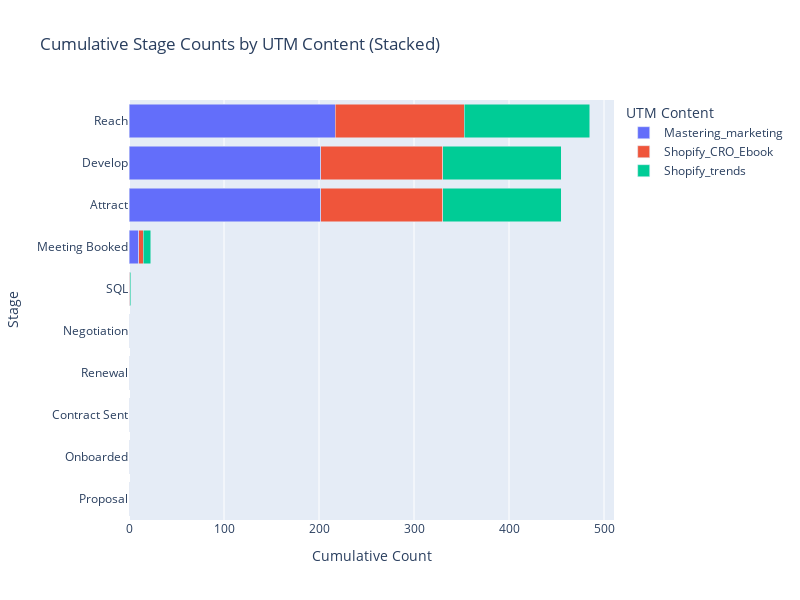

Source (notebook cell):
### Code cell
# Create a stacked horizontal bar graph using Plotly
fig = px.bar(
    cum_stages_breakdown,
    x='Cumulative Count',
    y='Stage',
    color=breakdown_column,  # Color bars based on the breakdown column
    orientation='h',         # Horizontal orientation
    barmode='stack',         # Stack bars within each stage
    labels={'Cumulative Count': 'Cumulative Count', 'Stage': 'Stage'},
    title=f'Cumulative Stage Counts by {breakdown_column} (Stacked)'
)

# Update layout for better visualization
fig.update_layout(
    yaxis={'categoryorder': 'total ascending'},  # Reverse the stage order
    xaxis_title='Cumulative Count',
    yaxis_title='Stage',
    legend_title=breakdown_column,
    width=800,
    height=600
)

# Show the plot
fig.show()

### Figure 1 — Plotly figure (JSON) as saved in the notebook; plotly's stock layout.template omitted (floating-point values rounded to 4 significant figures)
{"data": [{"alignmentgroup": "True", "hovertemplate": "UTM Content=Mastering_marketing<br>Cumulative Count=%{x}<br>Stage=%{y}<extra></extra>", "legendgroup": "Mastering_marketing", "marker": {"color": "#636efa", "pattern": {"shape": ""}}, "name": "Mastering_marketing", "offsetgroup": "Mastering_marketing", "orientation": "h", "showlegend": true, "textposition": "auto", "type": "bar", "visible": true, "x": [217, 202, 202, 10, 0, 0, 0, 0, 0, 0], "xaxis": "x", "y": ["Reach", "Attract", "Develop", "Meeting Booked", "SQL", "Proposal", "Onboarded", "Contract Sent", "Renewal", "Negotiation"], "yaxis": "y"}, {"alignmentgroup": "True", "hovertemplate": "UTM Content=Shopify_CRO_Ebook<br>Cumulative Count=%{x}<br>Stage=%{y}<extra></extra>", "legendgroup": "Shopify_CRO_Ebook", "marker": {"color": "#EF553B", "pattern": {"shape": ""}}, "name": "Shopify_CRO_Ebook", "offsetgroup": "Shopify_CRO_Ebook", "orientation": "h", "showlegend": true, "textposition": "auto", "type": "bar", "visible": true, "x": [136, 128, 128, 5, 1, 0, 0, 0, 0, 0], "xaxis": "x", "y": ["Reach", "Attract", "Develop", "Meeting Booked", "SQL", "Proposal", "Onboarded", "Contract Sent", "Renewal", "Negotiation"], "yaxis": "y"}, {"alignmentgroup": "True", "hovertemplate": "UTM Content=Shopify_trends<br>Cumulative Count=%{x}<br>Stage=%{y}<extra></extra>", "legendgroup": "Shopify_trends", "marker": {"color": "#00cc96", "pattern": {"shape": ""}}, "name": "Shopify_trends", "offsetgroup": "Shopify_trends", "orientation": "h", "showlegend": true, "textposition": "auto", "type": "bar", "visible": true, "x": [132, 125, 125, 8, 1, 0, 0, 0, 0, 0], "xaxis": "x", "y": ["Reach", "Attract", "Develop", "Meeting Booked", "SQL", "Proposal", "Onboarded", "Contract Sent", "Renewal", "Negotiation"], "yaxis": "y"}], "layout": {"barmode": "stack", "height": 600, "legend": {"title": {"text": "UTM Content"}, "tracegroupgap": 0}, "title": {"text": "Cumulative Stage Counts by UTM Content (Stacked)"}, "width": 800, "xaxis": {"anchor": "y", "autorange": true, "domain": [0, 1], "range": [0, 510.5], "title": {"text": "Cumulative Count"}, "type": "linear"}, "yaxis": {"anchor": "x", "autorange": true, "categoryorder": "total ascending", "domain": [0, 1], "range": [-0.5, 9.5], "title": {"text": "Stage"}, "type": "category"}}}
